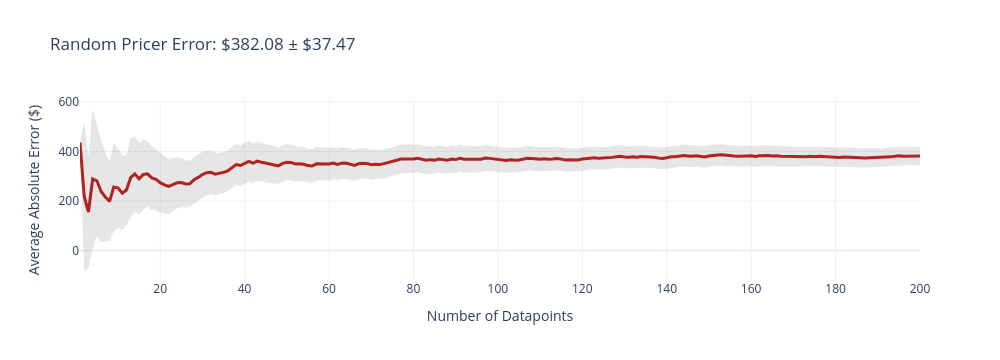
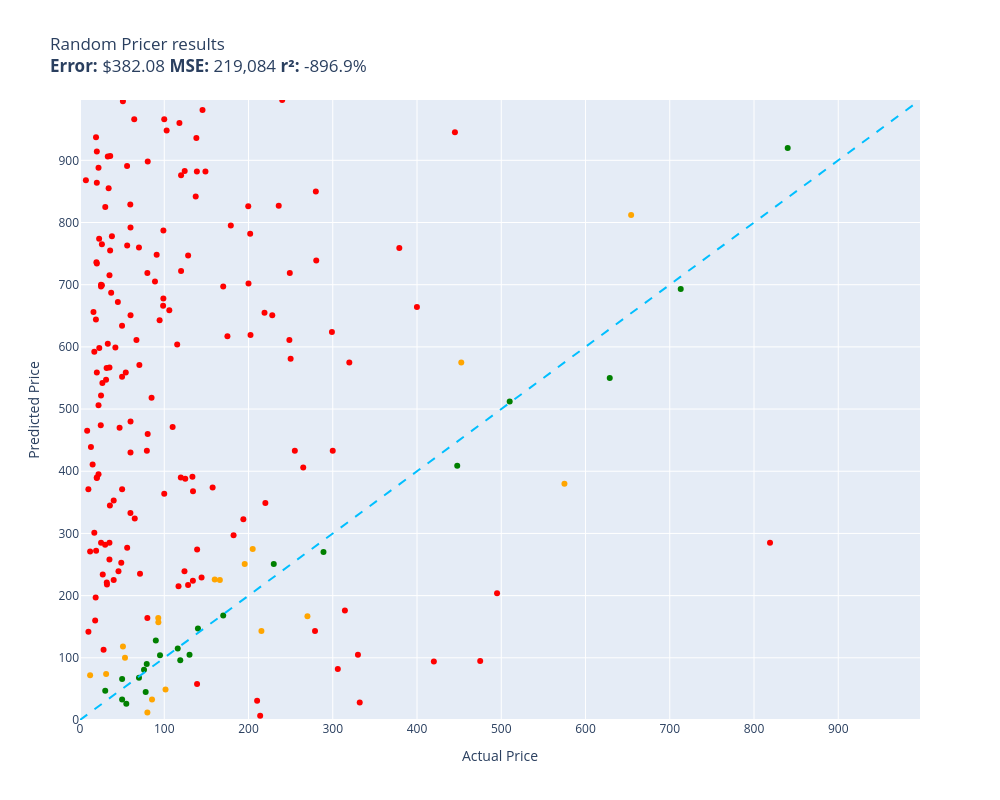

These figures' notebook cell, in order:
### Markdown cell above
`evaluate` 函式對測試集（200 筆）逐一預測，以顏色標示準確度（綠色＝接近、紅色＝差距大），並計算整體指標：**Error**（平均絕對誤差）、**MSE**（均方誤差）、**R²**（解釋變異量）。這三個指標貫穿本日所有模型的比較。

### Code cell
random.seed(42)
evaluate(random_pricer, test)

### Figure 1 — Plotly figure (JSON) as saved in the notebook; plotly's stock layout.template omitted (floating-point values rounded to 4 significant figures; data arrays with more than 128 entries replaced by an {"elided": "..."} marker saying what was removed)
{"data": [{"fill": "toself", "fillcolor": "rgba(128,128,128,0.2)", "hoverinfo": "skip", "line": {"color": "rgba(255,255,255,0)"}, "name": "95% CI", "showlegend": false, "type": "scatter", "x": {"elided": "400 int values"}, "y": {"elided": "400 float values"}}, {"customdata": {"elided": "200x1 float values"}, "hovertemplate": "n=%{x}<br>Avg Error=$%{y:,.2f}<br>±95% CI=$%{customdata[0]:,.2f}<extra></extra>", "line": {"color": "firebrick", "width": 3}, "mode": "lines", "name": "Cumulative Avg Error", "type": "scatter", "x": {"elided": "200 int values"}, "y": {"elided": "200 float values"}}], "layout": {"height": 360, "showlegend": false, "title": {"text": "Random Pricer Error: $382.08 ± $37.47"}, "width": 1000, "xaxis": {"title": {"text": "Number of Datapoints"}}, "yaxis": {"title": {"text": "Average Absolute Error ($)"}}}}

### Figure 2 — Plotly figure (JSON) as saved in the notebook; plotly's stock layout.template omitted (floating-point values rounded to 4 significant figures; data arrays with more than 128 entries replaced by an {"elided": "..."} marker saying what was removed)
{"data": [{"customdata": {"elided": "160x1 str values"}, "hovertemplate": "%{customdata[0]}<extra></extra>", "legendgroup": "red", "marker": {"color": "red", "size": 6, "symbol": "circle"}, "mode": "markers", "name": "red", "orientation": "v", "showlegend": true, "type": "scatter", "x": {"elided": "160 float values"}, "xaxis": "x", "y": {"elided": "160 int values"}, "yaxis": "y"}, {"customdata": [["telpo Headlight Assembly Fit For 15 Camr...\nGuess=$115.00 Actual=$115.99"], ["NewPower99 Battery Kit for Samsung Galax...\nGuess=$26.00 Actual=$54.95"], ["RBC12-UPC Replacement Battery Cartridge ...\nGuess=$251.00 Actual=$229.99"], ["Bam France 2002XL Contoured Hightech Bla...\nGuess=$693.00 Actual=$713.00"], ["Panasonic KX-TG6511B DECT 6.0 PLUS Expan...\nGuess=$90.00 Actual=$79.20"], ["LD Products Compatible Toner Cartridge R...\nGuess=$33.00 Actual=$49.98"], ["PEMP E65 E66 CDC Simulate Optical Fiber ...\nGuess=$96.00 Actual=$119.00"], ["3D Tree Hole Branches 075 Stair Risers D...\nGuess=$105.00 Actual=$129.99"], ["Webcem Solar Shed Light Outdoor Indoor, ...\nGuess=$45.00 Actual=$77.96"], ["Poison Spyder 10-08-020 Rocker Knocker\nGuess=$550.00 Actual=$628.76"], ["DIMARZIO 204284 DP 163FBK Blues Bucker G...\nGuess=$128.00 Actual=$89.99"], ["BESTILL Wall Mounted Shower Faucet Set, ...\nGuess=$81.00 Actual=$76.00"], ["Ceramic Talavera Mexican Tile 4x4\", 9 Pi...\nGuess=$47.00 Actual=$29.95"], ["Trim Kit for 2-handle Shower & Tub Valve...\nGuess=$104.00 Actual=$94.99"], ["Ibanez M510OVS Acoustic Mandolin in Vint...\nGuess=$168.00 Actual=$169.99"], ["Skullcandy Hesh Evo Bluetooth Headphones...\nGuess=$68.00 Actual=$69.99"], ["Competition Clutch Disc and Pressure Pla...\nGuess=$512.00 Actual=$510.00"], ["StonKraft Brass Chess Board Game Set wit...\nGuess=$147.00 Actual=$140.00"], ["Audio Techinca ATW-T1002 System 10 Handh...\nGuess=$270.00 Actual=$289.00"], ["Dell XPS 13 9343-2727SLV 13.3\" Full HD S...\nGuess=$920.00 Actual=$839.99"], ["Steering Wheel, Carbon Fiber Automotive ...\nGuess=$409.00 Actual=$447.74"], ["Viola Bow 4/4 Full Size Carbon Fiber (Bl...\nGuess=$66.00 Actual=$49.99"]], "hovertemplate": "%{customdata[0]}<extra></extra>", "legendgroup": "green", "marker": {"color": "green", "size": 6, "symbol": "circle"}, "mode": "markers", "name": "green", "orientation": "v", "showlegend": true, "type": "scatter", "x": [116.0, 54.95, 230.0, 713.0, 79.2, 49.98, 119.0, 130.0, 77.96, 628.8, 89.99, 76.0, 29.95, 94.99, 170.0, 69.99, 510.0, 140.0, 289.0, 840.0, 447.7, 49.99], "xaxis": "x", "y": [115, 26, 251, 693, 90, 33, 96, 105, 45, 550, 128, 81, 47, 104, 168, 68, 512, 147, 270, 920, 409, 66], "yaxis": "y"}, {"customdata": [["ACDelco GM Original Equipment FW339 Fron...\nGuess=$143.00 Actual=$215.33"], ["DEWALT 20V MAX* XR Impact Driver with Bl...\nGuess=$575.00 Actual=$452.53"], ["GanFindX Portable Car Hand Controls for ...\nGuess=$226.00 Actual=$159.90"], ["Projector, CRAZVIEW Projector with WiFi ...\nGuess=$100.00 Actual=$53.40"], ["Satco S9596, 4 Count (Pack of 1), 4.18\nGuess=$72.00 Actual=$12.00"], ["Aeromotive 13304 Regulator, X1 Adjustabl...\nGuess=$167.00 Actual=$269.95"], ["Walker Exhaust Ultra EPA 16478 Direct Fi...\nGuess=$380.00 Actual=$574.99"], ["NewFantasia Replacement Audio Cable with...\nGuess=$74.00 Actual=$31.00"], ["MXR Carbon Copy Deluxe Analog Delay Guit...\nGuess=$251.00 Actual=$195.50"], ["Cardone 84-58642 New HEI Electronic Dist...\nGuess=$225.00 Actual=$165.99"], ["ECCPP Power Steering Pump for 2009-2010 ...\nGuess=$33.00 Actual=$85.48"], ["SP Air Corporation SP-8102BU 1/4-Inch He...\nGuess=$275.00 Actual=$204.99"], ["DuraGo BR5330 Front Vented Disc Brake Ro...\nGuess=$49.00 Actual=$101.51"], ["Samsung DA97-07603B Freezer Ice Maker As...\nGuess=$157.00 Actual=$93.02"], ["Blanco 230966 Valea Stainless Steel Sink...\nGuess=$164.00 Actual=$92.88"], ["Empava 24\" Single Wall Ovens 10 Cooking ...\nGuess=$812.00 Actual=$654.14"], ["MonMount Triple Monitor Stand Freestandi...\nGuess=$12.00 Actual=$79.99"], ["Refresh NSF-53 Premium Replacement Refri...\nGuess=$118.00 Actual=$50.99"]], "hovertemplate": "%{customdata[0]}<extra></extra>", "legendgroup": "orange", "marker": {"color": "orange", "size": 6, "symbol": "circle"}, "mode": "markers", "name": "orange", "orientation": "v", "showlegend": true, "type": "scatter", "x": [215.3, 452.5, 159.9, 53.4, 12.0, 269.9, 575.0, 31.0, 195.5, 166.0, 85.48, 205.0, 101.5, 93.02, 92.88, 654.1, 79.99, 50.99], "xaxis": "x", "y": [143, 575, 226, 100, 72, 167, 380, 74, 251, 225, 33, 275, 49, 157, 164, 812, 12, 118], "yaxis": "y"}, {"hoverinfo": "skip", "line": {"color": "deepskyblue", "dash": "dash", "width": 2}, "mode": "lines", "name": "y = x", "showlegend": false, "type": "scatter", "x": [0, 997], "y": [0, 997]}], "layout": {"height": 800, "legend": {"title": {"text": "color"}, "tracegroupgap": 0}, "showlegend": false, "title": {"text": "Random Pricer results<br><b>Error:</b> $382.08 <b>MSE:</b> 219,084 <b>r²:</b> -896.9%"}, "width": 1000, "xaxis": {"anchor": "y", "domain": [0, 1], "range": [0, 997], "title": {"text": "Actual Price"}}, "yaxis": {"anchor": "x", "domain": [0, 1], "range": [0, 997], "title": {"text": "Predicted Price"}}}}
